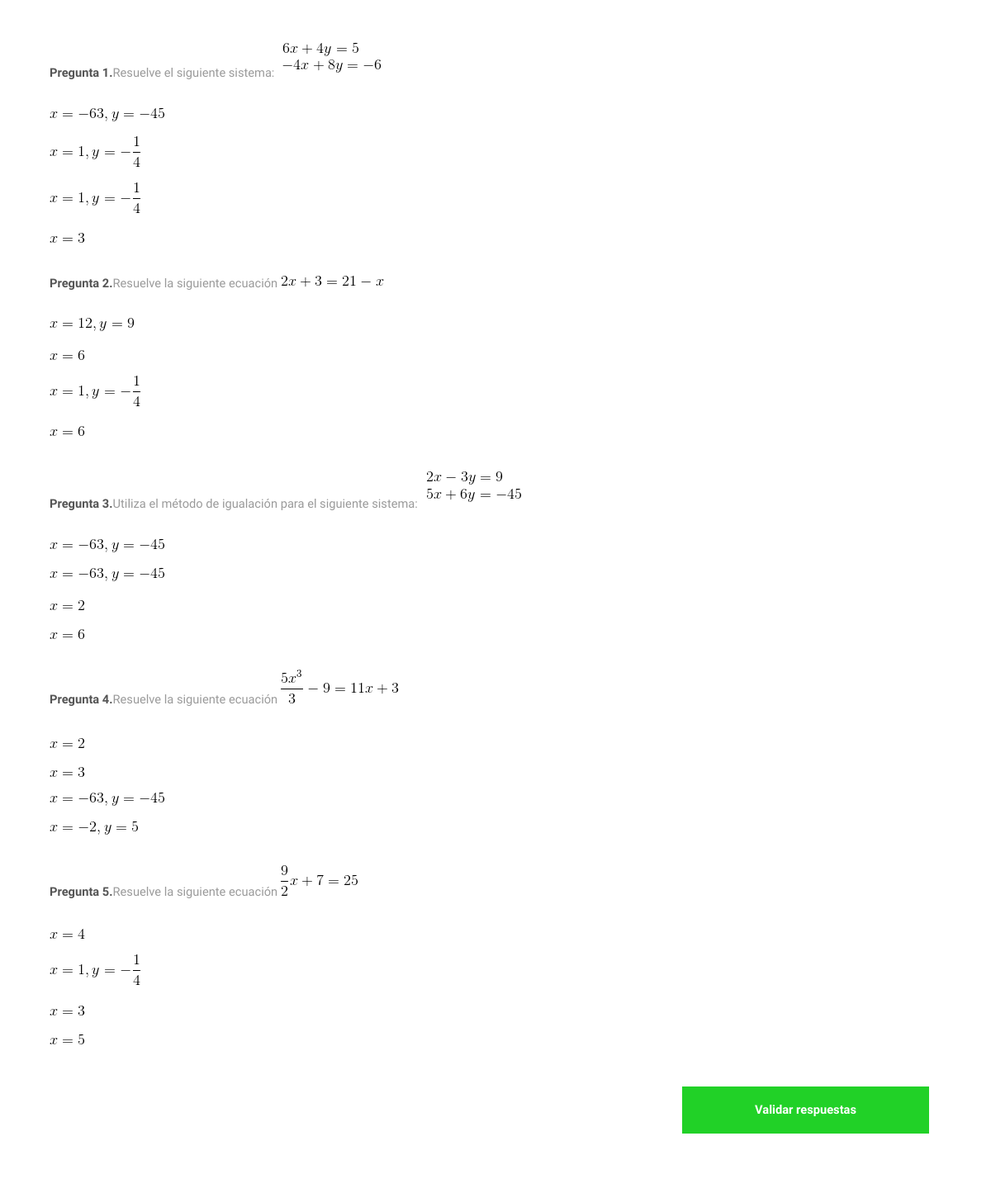
Page /includes/examn_3.php on the earlier database version.
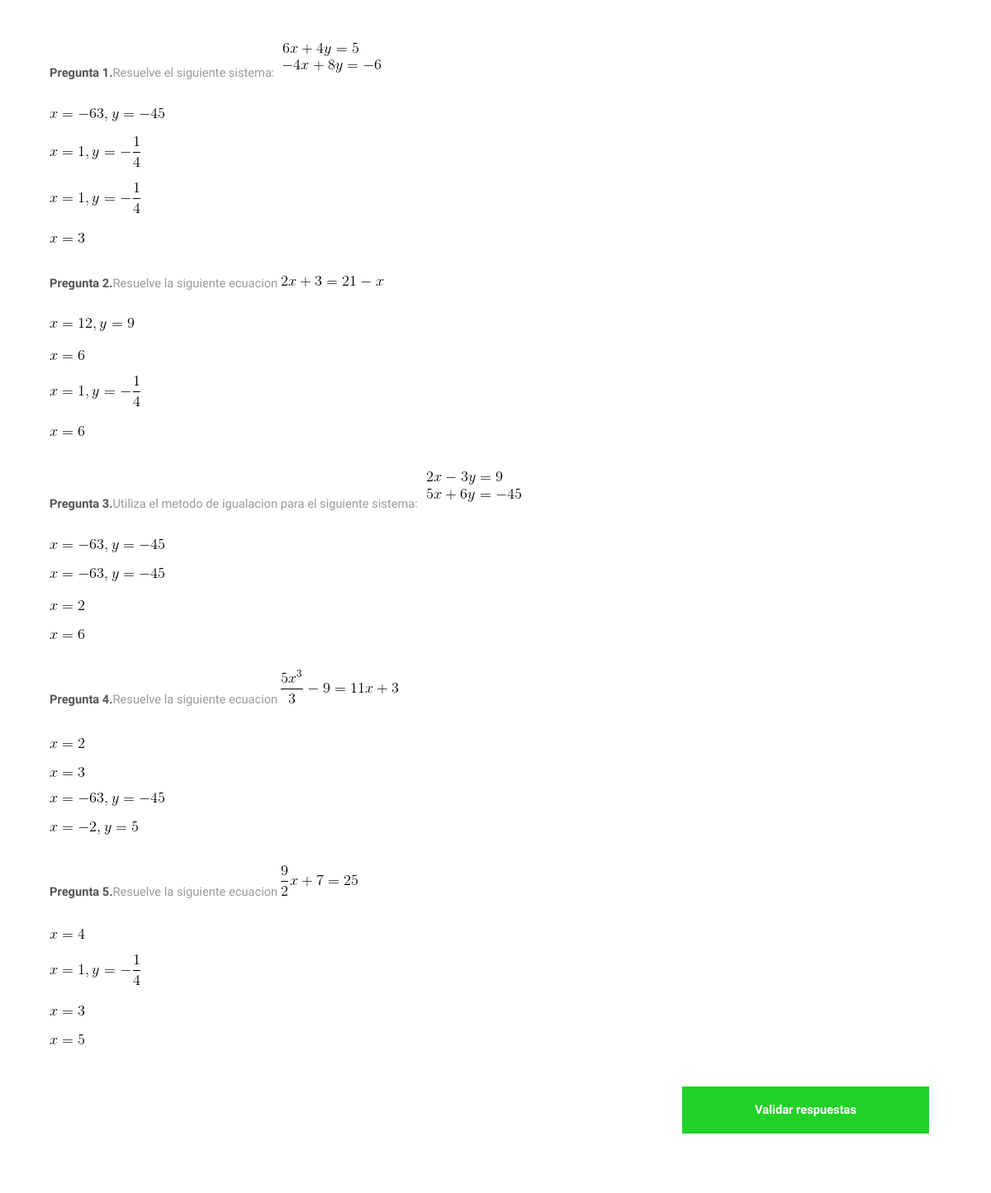
Same page on the later database version.
### tables this page shows
CREATE TABLE `Exams` (
	`id` int(8) NOT NULL,
	`clave` varchar(8) NOT NULL,
	`question` text NOT NULL,
	`answer` text NOT NULL
);

### includes/examn_3.php (the view, shortened to what this page needs)
<?php
$conn = OpenCon();
?>
<!DOCTYPE HTML>
<html>
	<head>
     <link rel="stylesheet" href="/assets/css/bootstrap.min.css">
    <link rel="stylesheet" href="/assets/css/main.css" />
	</head>
	<body class="subpage">
			<div id="wrapper" class="sub-margin">
            <div class="flex flex-2">
                <section id="main">
                    <?php
                    $tema=3;
                    $largo=0;
                    if ($tema==1){
                        $largo=11;
                    }elseif($tema==2){
                        $largo=24;
                    }else{
                        $largo=10;
                    }
                    $idT = 'T'. $tema;
                    $sql = "SELECT question, answer FROM exams WHERE clave LIKE '$idT%'";
                    $topic_questions_sql = $conn->query($sql) or die($conn->error);
                    $topic_questions = [];
                    if ($topic_questions_sql->num_rows > 0) {
                        while($row = $topic_questions_sql->fetch_assoc()) {
                            array_push($topic_questions, $row);
                        }
                    }
                    shuffle($topic_questions);
                    $questions = array_slice($topic_questions, 0, 5);
                    $numero_pregunta=1;
                    $data_value=1;
                    foreach($questions as $item) {
                        $numero= rand(1,$largo);
                        $parte2="";
                        $pregunta=$item['question'];
                        $respuesta=$item['answer'];
                        $url="../assets/img/";
                        $partes=explode($url, $pregunta);
                        $parte1=$partes[0];
                        if (!empty($partes[1])) {
                            $parte2=$partes[1];
                        }
                        $parte2_completa=$url.$parte2;
                        $r1= 0;
                        while ($r1 == 0 || $r1 == $numero) {
                            $r1=rand(1,$largo);
                        }
                        $r2= 0;
                        while ($r2 == 0 || $r2 == $numero || $r2 == $r1) {
                            $r2=rand(1,$largo);
                        }
                        $r3= 0;
                        while ($r3 == 0 || $r3 == $numero || $r3 == $r1 || $r3 == $r2) {
                            $r3=rand(1,$largo);
                        }
                        $img1=$url.'T'.$tema.'A'.$r1;
                        $img2=$url.'T'.$tema.'A'.$r2;
                        $img3=$url.'T'.$tema.'A'.$r3;
                        $html_image1='<div class="4u$"><span class="image"><img src="'.$img1.'.gif" data-value="0" onclick="setInputValue'.$data_value.'()"></span></div>';
                        $hmtl_image2='<div class="4u$"><span class="image"><img src="'.$img2.'.gif" data-value="0" onclick="setInputValue'.$data_value.'()"></span></div>';
                        $html_image3='<div class="4u$"><span class="image"><img src="'.$img3.'.gif" data-value="0" onclick="setInputValue'.$data_value.'()"></span></div>';
                        $html_response='<div class="4u$"><span class="image"><img src="'.$respuesta.'" data-value="1" onclick="setInputValue'.$data_value.'()"></span></div>';
                        $sortable=array($html_image1,$hmtl_image2,$html_image3,$html_response);
                        shuffle($sortable);
                        echo '<div class="box alt">
                                <p><strong>Pregunta '.$numero_pregunta.'.</strong>'.$parte1.'<img src='.$parte2_completa.'></p>
                                <div class="row 50% uniform">';?>
                                <?php
                                foreach($sortable as $item) {
                                    echo $item . "\n";
                                }
                                echo  '</div>
                                </div>';
                        $numero_pregunta++;
                        $data_value++;
                    }
                    ?>
                </section>
            </div>
            <form name="form" action="validate_exam3.php" method="post">
            <div class="12u$ modal-footer">
                    <ul class="actions">
                        <li><input type="submit" value="Validar respuestas"></li>
                    </ul>
                </div>
            </form>
        </div>
	</body>
</html>

Differences in the rows shown:
changed exams (number 2 of 5 on the later page): question "Resuelve la siguiente ecuación" → "Resuelve la siguiente ecuacion"
changed exams: question "Utiliza el método de igualación para el siguiente sistema:" → "Utiliza el metodo de igualacion para el siguiente sistema:"
changed exams (number 4 of 5 on the later page): question "Resuelve la siguiente ecuación" → "Resuelve la siguiente ecuacion"
changed exams (number 5 of 5 on the later page): question "Resuelve la siguiente ecuación" → "Resuelve la siguiente ecuacion"
